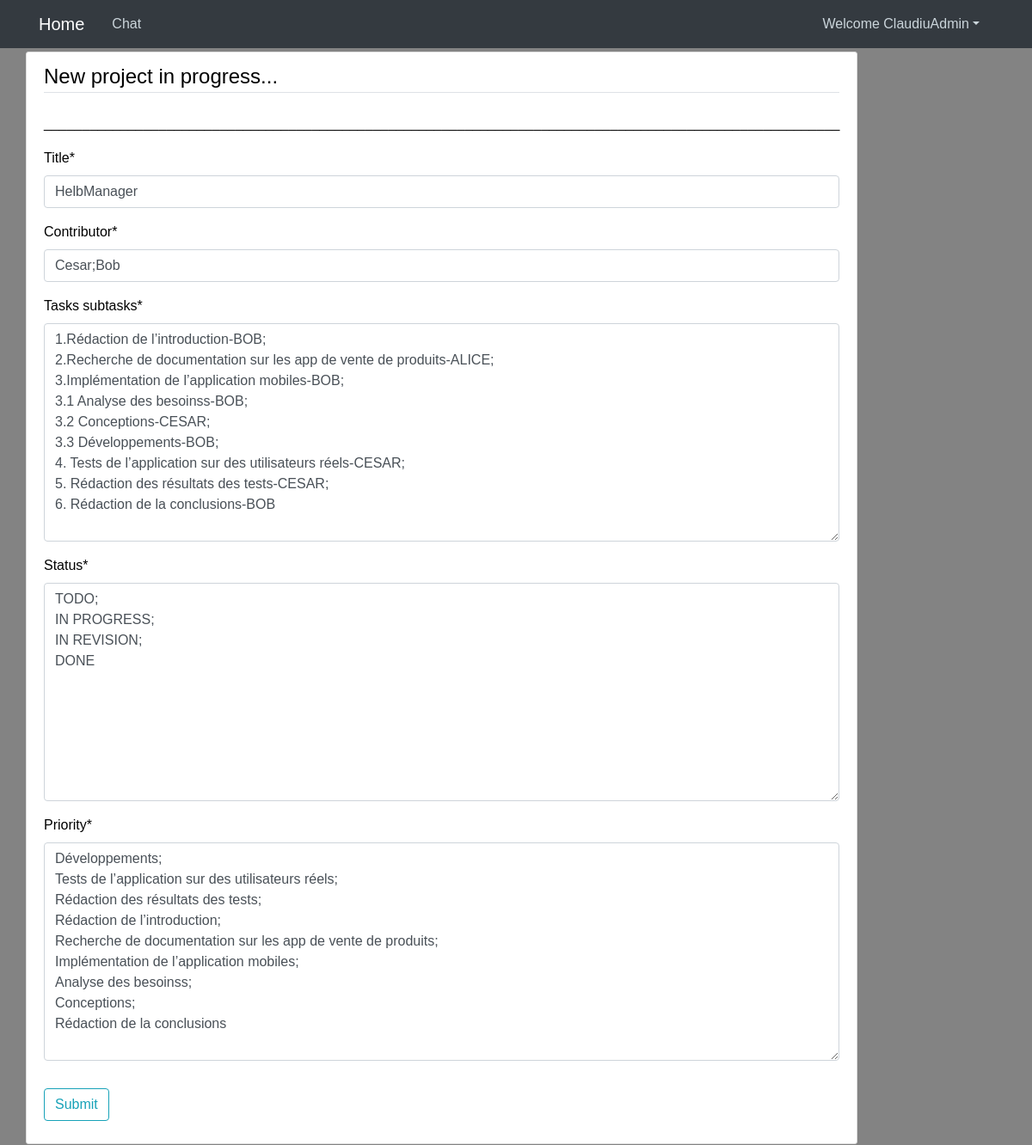
The page /post/1/update (signed in) on the database its author committed.
### blog/models.py (models this page shows, shortened)
class Post(models.Model):
    date_posted = models.DateTimeField(default=timezone.now)
    author = models.ForeignKey(User, on_delete=models.CASCADE)
    title = models.CharField(max_length=100)
    contributor = models.CharField(max_length=100)
    status = models.TextField()
    tasks_subtasks =  models.TextField()
    priority =  models.TextField()
    class Meta:
        ordering = ['contributor']

### blog/views.py (the view, shortened to what this page needs)
# urls.py: path('post/<int:pk>/update', PostUpdateView.as_view(), name='post-update'),
class PostUpdateView(LoginRequiredMixin, UserPassesTestMixin, UpdateView):
    model = Post
    fields =['title','contributor','tasks_subtasks','status','priority']
    def test_func(self):
        post = self.get_object()
        return True

### blog/templates/Blog/post_form.html (shortened to what this page needs)
{% extends "blog/base.html" %}
{% load crispy_forms_tags %}
{% block content %}
<div class="content-section">
   <form method="POST">
   <fieldset class="form-group">
      {% if object.author == user %}
      <legend class="border-bottom mb-4"> Update the project in progress...</legend>
      {% else %}
      <legend class="border-bottom mb-4"> New project in progress...</legend>
      {% endif %}
      <p>________________________________________________________________________________________________________</p>
     {{ form|crispy }}
   </fieldset>
   <div class="form-group">
      <button class="btn btn-outline-info" onclick="afficherMessage()" type="submit"> Submit</button>
   </div>
</form>
</div>
{% endblock %}

### blog/templates/Blog/base.html (shortened to what this page needs)
{% load static %}
<!DOCTYPE html>
<html lang="en">
<head>
    <link href="https://cdn.jsdelivr.net/npm/bootstrap@4.0.0/dist/css/bootstrap.min.css"
 rel="stylesheet">
    <link rel="stylesheet" type="text/css" href="{% static 'blog/main.css' %}">
</head>
<body>
<header class="site-header">
    <nav class="navbar navbar-expand-md navbar-dark bg-dark fixed-top">
        <div class="container">
            <a class="navbar-brand mr-4" href="{% url 'blog-home' %}">Home</a>
            <div class="collapse navbar-collapse" id="navbarToggle">
                <div class="navbar-nav mr-auto">
                <a class="nav-item nav-link" href="{% url 'blog-about' %}"> Chat</a>
                </div>
                <div class="navbar-nav">
                    {% if user.is_authenticated %}
                    <ul class="navbar-nav mr-2">
                        <li class="nav-item dropdown">
                        <a class="nav-link dropdown-toggle" href='#' id="navbarDropdown" role="button" data-toggle="dropdown"> Welcome {{request.user}}</a>
                    {% else %}
                    <a class="nav-item nav-link" href="{% url 'login' %}">Login</a>
                    <a class="nav-item nav-link" href="{% url 'register' %}">Register</a>
                    {% endif %}
            </div>
        </div>
    </nav>
</header>
<main role="main" class="container">
    <div class="row">
        <div class="col-md-20">
            {% block content %}{% endblock %}
        </div>
    </div>
</main>
</body>
</html>

### blog/static/blog/main.css (style rules this page uses)
* { margin: 0; padding: 0; box-sizing: border-box; }
body { background: #838383; color: #000000; margin-top: 5rem; margin: 0; }
header { display: flex; justify-content: center; align-items: center; height: 60px; }
ul { margin: 0; }
.site-header .navbar-nav .nav-link { color: #cbd5db; }
.content-section { background: #ffffff; padding: 10px 20px; border: 1px solid #dddddd; border-radius: 3px; margin-bottom: 20px; }
body { font-family: Arial, sans-serif; }

### rows shown on the page
Post: title "HelbManager", contributor "Cesar;Bob", tasks_subtasks "1.Rédaction de l’introduction-BOB; 2.Recherche de documentation sur les app de vente de produits-ALICE; 3.Implémentation de l’application mobiles-BOB; 3.1 Analyse des besoinss-BOB; 3.2 Conceptions-CESAR; 3.3 Développements-BOB; 4. Tests de l’application sur des utilisateurs réels-CESAR; 5. Rédaction des résultats des tests-CESAR; 6. Rédaction de la conclusions-BOB", status "TODO; IN PROGRESS; IN REVISION; DONE", priority "Développements; Tests de l’application sur des utilisateurs réels; Rédaction des résultats des tests; Rédaction de l’introduction; Recherche de documentation sur les app de vente de produits; Implémentation de l’application mobiles; Analyse des besoinss; Conceptions; Rédaction de la conclusions"

### other values the page prints
{{ request.user }} "ClaudiuAdmin"
